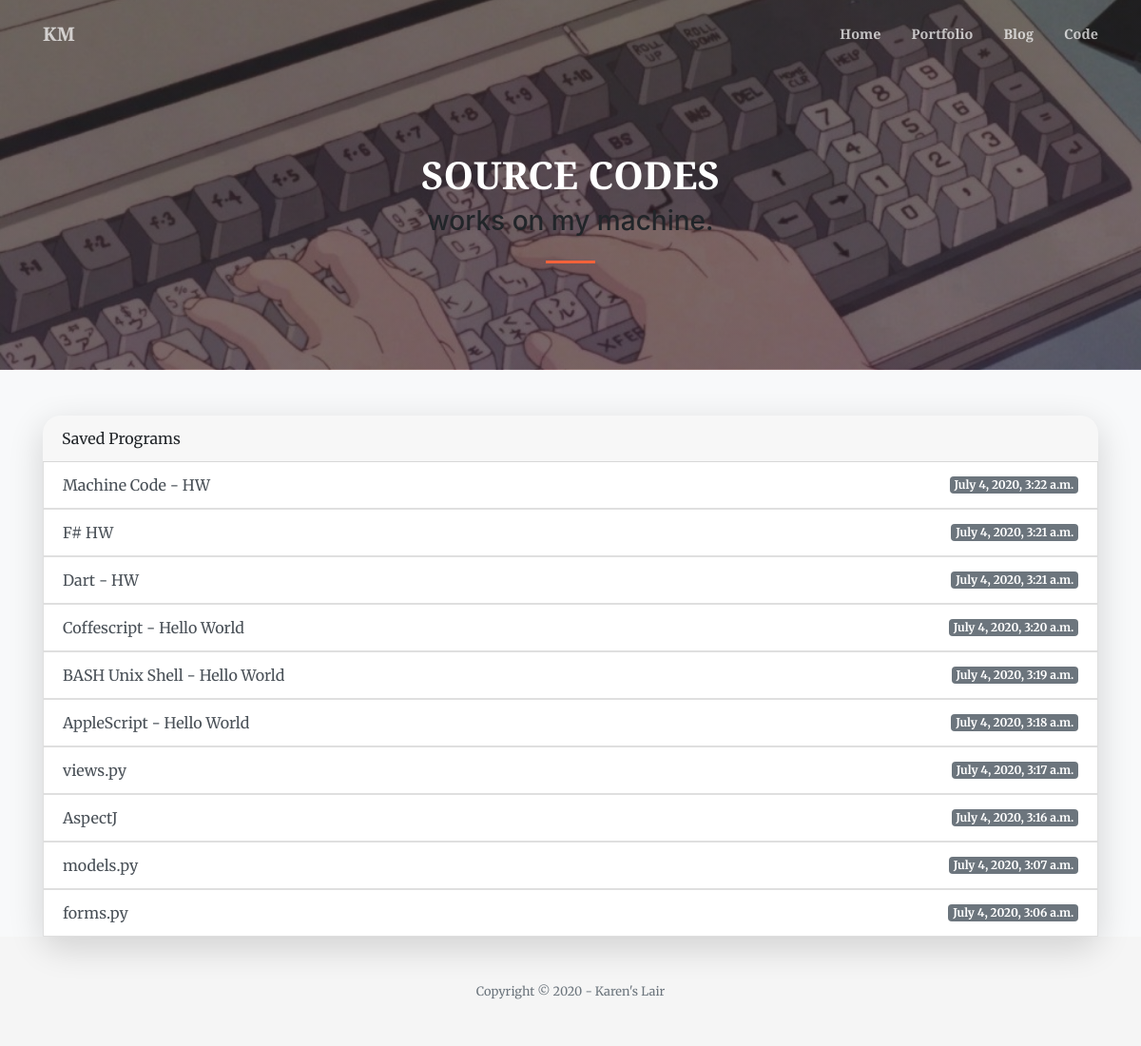
The page /code/ on the database its author committed.
### main/models.py (models this page shows, shortened)
class Code(models.Model):
    code_title = models.CharField(max_length=200)
    code_content = models.TextField()
    code_posted = models.DateTimeField(auto_now_add=True)

### main/views.py (the view)
# urls.py: path('code/', views.code, name='code'),
def code(request):
    codes = Code.objects.order_by('-code_posted').all()
    if request.method == 'POST':
        form = CodeForm(request.POST)
        if form.is_valid():
            form.save()
            new_code = Code.objects.order_by('-code_posted').first()
            return redirect('view_code', new_code.id)
    else:
        form = CodeForm()
    context = {'codes': codes, 'form': form }
    return render(request, 'main/code.html', context)

### main/templates/main/code.html (shortened to what this page needs)
{% extends 'main/main.html' %}
{% block content %}
</div>
        <header class="masthead-code">
            <div class="container h-100">
                <div class="row h-50 align-items-center justify-content-center text-center">
                    <div class="col-lg-10 align-self-end">
                        <h1 class="text-uppercase text-white font-weight-bold">Source Codes</h1>
                        <h3>works on my machine.</h3>
                        <hr class="divider my-4" />
                    </div>
                </div>
            </div>
        </header>
  <section>
    <br>
    <br>
    <div class="container">
      <div class="row">
        <div class="col-sm-12">
          <div class="card code-list">
            <div class="card-header2">Saved Programs</div>
              <ul class="list-group">
                {% for code in codes %}
                <a href="{% url 'view_code' code.id %}"><li class="list-group-item list-group-item-action d-flex justify-content-between align-items-center">
                  {{code.code_title}}
                  <span class="badge badge-secondary">{{code.code_posted}}</span>
                </li>
                </a>
              </ul>
              {% endfor %}
          </div>
        </div>
</section>
{% endblock %}

### main/templates/main/main.html (shortened to what this page needs)
{% load static %}
<!DOCTYPE html>
<html>
    <head>
        <link rel="stylesheet" href="https://cdnjs.cloudflare.com/ajax/libs/highlight.js/10.1.1/styles/vs2015.min.css">
        <link href="https://cdnjs.cloudflare.com/ajax/libs/magnific-popup.js/1.1.0/magnific-popup.min.css" rel="stylesheet" />
        <link rel="stylesheet" type="text/css" href="{% static '/css/mycss.css' %}"/>
        <link rel="stylesheet" type="text/css" href="{% static '/css/styles.css' %}"/>
    </head>
    <body class="bg-light" id="page-top">
        <div id="page-content">
        <nav class="navbar navbar-expand-lg navbar-light fixed-top py-3" id="mainNav">
            <div class="container">
                <a class="navbar-brand js-scroll-trigger" href="#page-top">KM </a>
                <div class="collapse navbar-collapse" id="navbarResponsive">
                    <ul class="navbar-nav ml-auto my-2 my-lg-0">
                        <li class="nav-item"><a class="nav-link js-scroll-trigger" href="{% url 'home' %}">Home</a></li>
                        <li class="nav-item"><a class="nav-link js-scroll-trigger" href="{% url 'portfolio' %}">Portfolio</a></li>
                        <li class="nav-item"><a class="nav-link js-scroll-trigger" href="{% url 'blog' %}">Blog</a></li>
                        <li class="nav-item"><a class="nav-link js-scroll-trigger" href="{% url 'code' %}">Code</a></li>
                    </ul>
                </div>
            </div>
        </nav>
            {% block content %}
            {% endblock %}
                <footer class="bg-footer py-5 sticky-footer">
                    <div class="container"><div class="small text-center text-muted">Copyright © 2020 - Karen's Lair</div></div>
                </footer>
    </body>
</html>

### static/css/mycss.css (style rules this page uses)
.code-list { border: 10px; background-color: #FFFFFF; border-radius:0.5cm; box-shadow: 0px 11px 35px 2px rgba(0, 0, 0, 0.14); }
a { text-decoration: none; }

### main/templates/main/main.html (style rules this page uses)
.code-list { border: 10px; background-color: #FFFFFF; border-radius:0.5cm; box-shadow: 0px 11px 35px 2px rgba(0, 0, 0, 0.14); }

### rows shown on the page
Code: code_title "Machine Code - HW", code_posted "July 4, 2020, 3:22 a.m."
Code: code_title "F# HW", code_posted "July 4, 2020, 3:21 a.m."
Code: code_title "Dart - HW", code_posted "July 4, 2020, 3:21 a.m."
Code: code_title "Coffescript - Hello World", code_posted "July 4, 2020, 3:20 a.m."
Code: code_title "BASH Unix Shell - Hello World", code_posted "July 4, 2020, 3:19 a.m."
Code: code_title "AppleScript - Hello World", code_posted "July 4, 2020, 3:18 a.m."
Code: code_title "views.py", code_posted "July 4, 2020, 3:17 a.m."
Code: code_title "AspectJ", code_posted "July 4, 2020, 3:16 a.m."
Code: code_title "models.py", code_posted "July 4, 2020, 3:07 a.m."
Code: code_title "forms.py", code_posted "July 4, 2020, 3:06 a.m."
